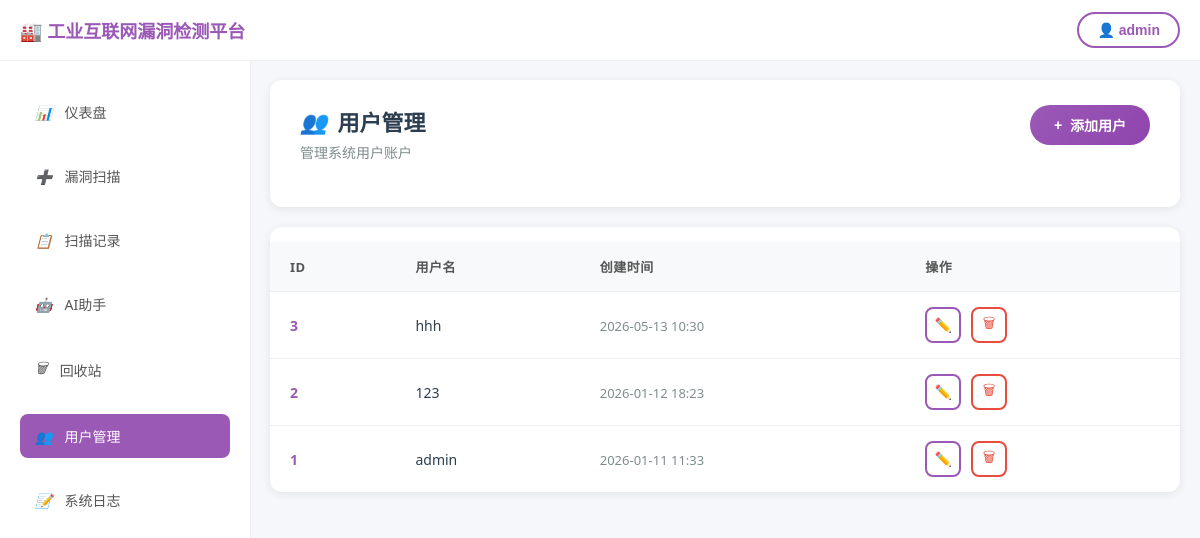
Page /admin/users (signed in) on the committed database.
### models.py (models this page shows, shortened)
class User(db.Model):
    __tablename__ = 'users'
    id = db.Column(db.Integer, primary_key=True)
    username = db.Column(db.String(80), unique=True, nullable=False, comment='用户名')
    email = db.Column(db.String(120), unique=True, nullable=True, comment='邮箱')
    password_hash = db.Column(db.String(256), nullable=False, comment='密码哈希')
    role = db.Column(db.String(20), default='user', comment='角色: user/admin')
    status = db.Column(db.String(20), default='active', comment='状态: active/banned')
    created_at = db.Column(db.DateTime, default=datetime.utcnow, comment='创建时间')
    last_login = db.Column(db.DateTime, comment='最后登录时间')
    scan_tasks = db.relationship('ScanTask', backref='user', lazy='dynamic')
    system_logs = db.relationship('SystemLog', backref='user', lazy='dynamic')
    def is_admin(self):
        return self.role == 'admin'

### app.py (the view)
@app.route('/admin/users')
@admin_required
def admin_users():
    page = request.args.get('page', 1, type=int)
    search_query = request.args.get('search', '').strip()
    role_filter = request.args.get('role', '')
    status_filter = request.args.get('status', '')
    query = User.query
    if search_query:
        query = query.filter(
            User.username.like(f'%{search_query}%')
        )
    if role_filter:
        query = query.filter_by(role=role_filter)
    if status_filter:
        query = query.filter_by(status=status_filter)
    users = query.order_by(User.created_at.desc()).paginate(page=page, per_page=20)
    return render_template('admin/users.html', users=users, search_query=search_query, role_filter=role_filter, status_filter=status_filter)

### app.py (called while the page is built)
def admin_required(f):
    @wraps(f)
    def decorated_function(*args, **kwargs):
        if 'user_id' not in session:
            flash('请先登录', 'warning')
            return redirect(url_for('login'))
        user = User.query.get(session['user_id'])
        if not user or not user.is_admin():
            flash('需要管理员权限', 'danger')
            return redirect(url_for('dashboard'))
        return f(*args, **kwargs)
    return decorated_function

### templates/admin/users.html (shortened to what this page needs)
{% extends "base.html" %}
{% block content %}
<div class="page-header">
    <div class="header-content">
        <div class="title-section">
            <h1><i>👥</i>用户管理</h1>
            <p>管理系统用户账户</p>
        </div>
        <button class="btn-add" onclick="alert('添加用户功能即将开放')">
            <i>+</i> 添加用户
        </button>
    </div>
</div>
<div class="user-card">
    {% if users.items %}
    <table class="user-table">
        <tr>
            <th>ID</th>
            <th>用户名</th>
            <th>创建时间</th>
            <th>操作</th>
        </tr>
        {% for user in users.items %}
        <tr>
            <td><span class="user-id">{{ user.id }}</span></td>
            <td><span class="user-name">{{ user.username }}</span></td>
            <td><span class="user-time">{{ user.created_at.strftime('%Y-%m-%d %H:%M') }}</span></td>
            <td>
                <div class="user-actions">
                    <button class="btn-edit" title="编辑" onclick="alert('编辑用户功能即将开放')">✏️</button>
                    <button class="btn-delete" title="删除" onclick="confirmDelete({{ user.id }}, '{{ user.username }}')">🗑</button>
                </div>
            </td>
        </tr>
        {% endfor %}
    </table>
    {% else %}
    <div class="empty-state">
        <h3>暂无用户数据</h3>
        <p>点击右上角按钮添加新用户</p>
    </div>
    {% endif %}
</div>
{% endblock %}

### templates/base.html (style rules this page uses)
body { font-family: 'Segoe UI', Tahoma, Geneva, Verdana, sans-serif; margin: 0; padding: 0; background-color: #f5f7fa; }
.page-header { margin-bottom: 20px; }
.page-header h1 { margin: 0; color: #2c3e50; font-size: 24px; display: flex; align-items: center; gap: 10px; }
.page-header p { margin: 5px 0 0 0; color: #7f8c8d; font-size: 14px; }
table { width: 100%; border-collapse: collapse; margin-top: 15px; }
table th, table td { padding: 12px; text-align: left; border-bottom: 1px solid #eee; }
table th { background-color: #f8f9fa; font-weight: 600; color: #2c3e50; }

### templates/admin/users.html (style rules this page uses)
.page-header { background: white; border-radius: 12px; box-shadow: 0 2px 10px rgba(0,0,0,0.08); padding: 25px 30px; margin-bottom: 20px; }
.page-header .header-content { display: flex; justify-content: space-between; align-items: flex-start; margin-bottom: 20px; }
.page-header .title-section h1 { margin: 0; font-size: 22px; font-weight: 600; color: #2c3e50; display: flex; align-items: center; gap: 10px; }
.page-header .title-section p { margin: 5px 0 0; font-size: 14px; color: #7f8c8d; }
.page-header .btn-add { background: linear-gradient(135deg, #9b59b6 0%, #8e44ad 100%); color: white; border: none; padding: 10px 24px; border-radius: 30px; font-size: 14px; font-weight: 600; cursor: pointer; display: flex; align-items: center; gap: 8px; transition: all 0.3s; text-decoration: none; }
.user-card { background: white; border-radius: 12px; box-shadow: 0 2px 10px rgba(0,0,0,0.08); overflow: hidden; }
.user-table { width: 100%; border-collapse: collapse; }
.user-table th { padding: 15px 20px; text-align: left; background: #f8f9fa; font-size: 13px; font-weight: 600; color: #555; text-transform: uppercase; letter-spacing: 0.5px; }
.user-table td { padding: 15px 20px; border-bottom: 1px solid #f0f0f0; font-size: 14px; color: #333; }
.user-table tr:last-child td { border-bottom: none; }
.user-id { color: #9b59b6; font-weight: 600; }
.user-name { font-weight: 500; color: #2c3e50; }
.user-time { color: #7f8c8d; font-size: 13px; }
.user-actions { display: flex; gap: 10px; }
.btn-edit { width: 36px; height: 36px; display: flex; align-items: center; justify-content: center; border: 2px solid #9b59b6; border-radius: 8px; background: white; color: #9b59b6; cursor: pointer; transition: all 0.3s; font-size: 14px; }
.btn-delete { width: 36px; height: 36px; display: flex; align-items: center; justify-content: center; border: 2px solid #e74c3c; border-radius: 8px; background: white; color: #e74c3c; cursor: pointer; transition: all 0.3s; font-size: 14px; }

### rows in the picture
User: id "3", username "hhh", created_at "2026-05-13 10:30"
User: id "2", username "123", created_at "2026-01-12 18:23"
User: id "1", username "admin", created_at "2026-01-11 11:33"

### other values in the picture
{{ session.get('username', '用户') }} "admin"
